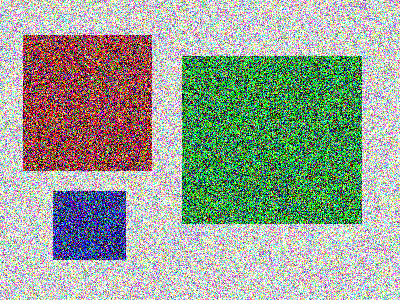
//> input picture Filtraggio1/FiltraggioFerone/pic2.png, 400 x 300 px
$ ./filtering pic2.png   (built with g++ and OpenCV 4)
//> lines starting //> are read from the running program, lines starting //| are printed output that depends on the picture; after the words box and inside, x2 and y2 are one past the last pixel; in counts of white or black regions, pixels touching at a corner belong together
#include <opencv2/opencv.hpp>
#include <cstdlib>
#include <iostream>

using namespace std;
using namespace cv;

int main( int argc, char** argv ){

	int dim,th;

	if( argc < 2){
        cout<<"usage: "<<argv[0]<<" image_name"<<endl;
        exit(0);
    }
    String imageName = argv[1];

	//Lettura immagine
    Mat image;
    image = imread( imageName , IMREAD_GRAYSCALE );
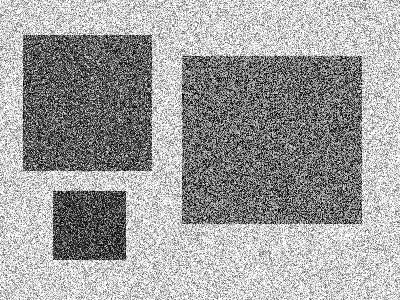
//> image: 300 rows x 400 cols, CV_8UC1; min 0, max 255, mean 159.1
    if( image.empty() ){
        cout <<  "Could not open or find the image" << std::endl ;
        return -1;
    }

    //Lettura dimensione filtro
    cout<<"Inserire dimensione filtro: ";
    cin>>dim;
//> the answer given: 3

    //Allocazione filtro e convoluzione
    Mat average_filter = Mat::ones(dim,dim,CV_32F)/(float)(dim*dim);

    //Per la convoluzione ruotare il filtro di 180°
    //rotate(filter,r_filter,ROTATE_180);

    Mat output1;
    filter2D(image,output1,image.type(),average_filter);
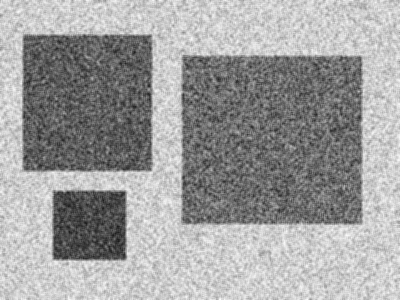
//> output1: 300 rows x 400 cols, CV_8UC1; min 27, max 252, mean 159.1

    //Blurring average filter
    Mat output2;
    blur(image,output2,Size(dim,dim));

    //Blurring average filter
    Mat output3;
    boxFilter(image,output3,image.type(),Size(dim,dim));

    //Median filter
    Mat output4;
    medianBlur(image,output4,dim);
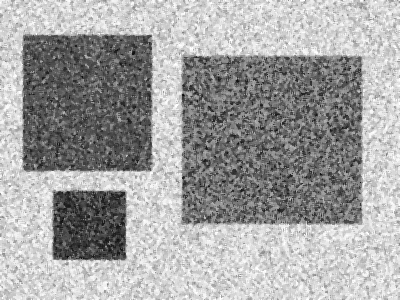
//> output4: 300 rows x 400 cols, CV_8UC1; min 7, max 255, mean 162.6

    //Gaussian filter
    Mat output5;
    GaussianBlur(image,output5,Size(dim,dim),0,0);

    cv::imshow("Original image",image);
	cv::imshow("Filter2D image",output1);
	cv::imshow("Blur image",output2);
	cv::imshow("BoxFilter image",output3);
	cv::imshow("MedianBlur image",output4);
	cv::imshow("GaussianBlur image",output5);
	cv::waitKey(0);

	cout<<"Inserire threshold: ";
    cin>>th;
//> the answer given: 100

    //Thresholding
	Mat mask;
	threshold(output5,mask,th,1,THRESH_BINARY_INV);
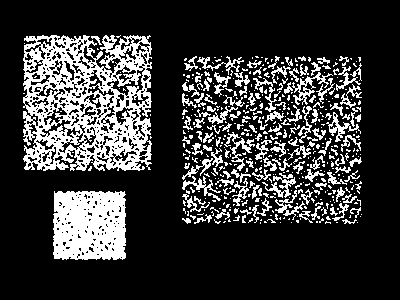
//> mask: 300 rows x 400 cols, CV_8UC1; values 0 (black) and 1 (white), 21.8% white; 496 white regions (358 under 20 px), largest, box (x1, y1, x2, y2) and area: (23, 35, 152, 171) 10784, (53, 191, 126, 260) 4512, (292, 72, 333, 105) 345

    Mat mask255;
    threshold(output5,mask255,th,255,THRESH_BINARY_INV);
    cv::imshow("Mask",mask255);

	//Immagine * maschera per mostrare solo le regioni di interesse
	cv::imshow("Image*Mask",image.mul(mask));
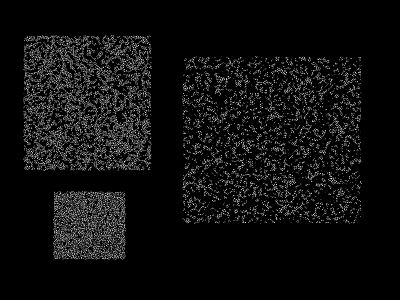
//> window 'Image*Mask': 300 rows x 400 cols, CV_8UC1; min 0, max 234, mean 14.7

	cv::waitKey(0);
	return 0;
}
